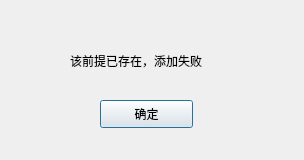
<?xml version="1.0" encoding="UTF-8"?>
<ui version="4.0">
 <class>Dialog</class>
 <widget class="QDialog" name="Dialog">
  <property name="geometry">
   <rect>
    <x>0</x>
    <y>0</y>
    <width>304</width>
    <height>160</height>
   </rect>
  </property>
  <property name="windowTitle">
   <string>提示</string>
  </property>
  <widget class="QLabel" name="label">
   <property name="geometry">
    <rect>
     <x>70</x>
     <y>30</y>
     <width>201</width>
     <height>61</height>
    </rect>
   </property>
   <property name="text">
    <string>该前提已存在，添加失败</string>
   </property>
  </widget>
  <widget class="QPushButton" name="pushButton">
   <property name="geometry">
    <rect>
     <x>100</x>
     <y>100</y>
     <width>93</width>
     <height>28</height>
    </rect>
   </property>
   <property name="text">
    <string>确定</string>
   </property>
  </widget>
 </widget>
 <resources/>
 <connections/>
</ui>
